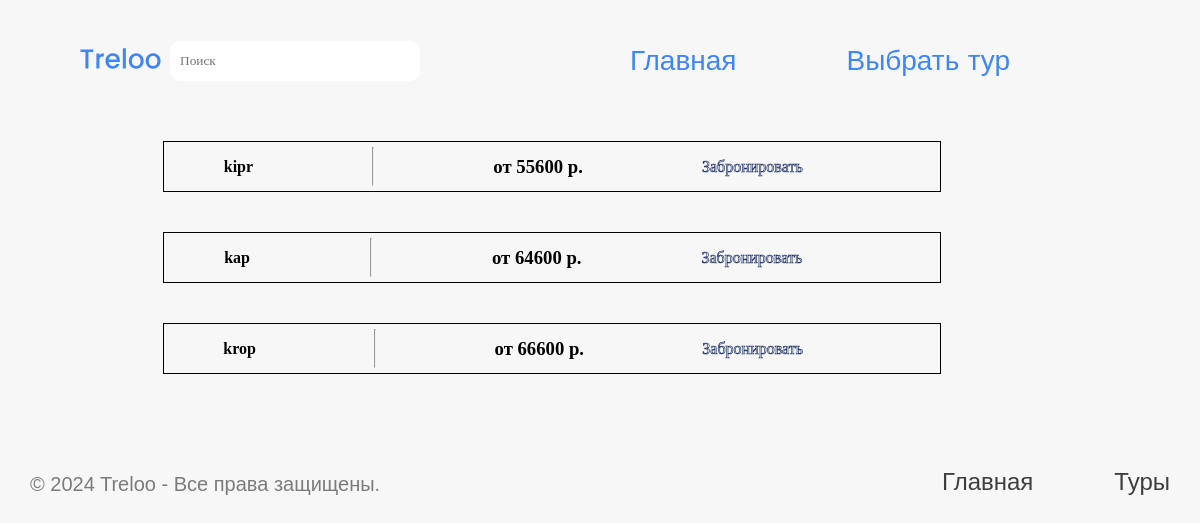
Screenshot of /product.php?name=Кипр with the database file from the repository.
### tables this page shows
CREATE TABLE `products` (
  `product_id` int(11) NOT NULL,
  `name` varchar(256) NOT NULL,
  `hotel` varchar(255) NOT NULL,
  `price` int(11) NOT NULL,
  `created_at` timestamp NOT NULL DEFAULT CURRENT_TIMESTAMP,
  `image` varchar(256) NOT NULL
);

### product.php (the view, shortened to what this page needs)
<?php
	include "connect.php";
	$role = (isset($_SESSION["role"])) ? $_SESSION["role"] : "guest";
	$name = (isset($_GET["name"])) ? $_GET["name"] : 0;
	$sql = "SELECT * FROM `products` WHERE `hotel` !='' AND `name`= '{$name}'";
	if(!$result = $connect->query($sql))
		return die ("Ошибка получения данных: ". $connect->error);
		$data = "";
		while($row = $result->fetch_assoc())
			$data .= sprintf('
				<div class="coli">
					<div class="rowi">
						<b>%s</b>
						<hr>
						<h3>от %s p.</h3>
						<input type="hidden" value="%s" name="name">
						%s
						%s
					</div>
				</div>
			',    $row["hotel"], $row["price"], $row["name"],
			($role == "admin") ? '
				<p><a href="update.php?id='.$row["product_id"].'" class="text-small">Редактировать</a></p>
				<p><a onclick="return confirm(\'Вы действительно хотите удалить этот товар?\')" href="asset/controllers/delete_product.php?id='.$row["product_id"].'" class="text-small">Удалить</a></p>
		' : '',
		($role == "guest") ? '
		<a href="order.php?name='. $row["name"] .'" style="-webkit-text-stroke: 0.7px #27386D;
		color: #fff;font-family: Montserrat Alternates;	">Забронировать</a>
		' : '');
?>
<?php
	$menu = '
	<div class="logo">
	<a href="index.php">
	<img src="asset/img/Treloo-blue.svg" title="тур" alt="img"></a>
			<form class="search" method="get" action="search.php">
 <input type="text" name="q" placeholder="Поиск" required  style="width: 250px; ">
</form>
</div>
	<div class="men">
	<a href="index.php">Главная</a>
		<a href="catalog.php">Выбрать тур</a>
			%s
		</div>
	';
	$m = '';
	$menu = sprintf($menu, $m);
?>
<!DOCTYPE html>
<html lang="en">
<head>
	<link rel="stylesheet" href="asset/css/style2.css">
	<link rel="stylesheet" href="asset/css/st.css">
</head>
<body>
	<header>
				<?= $menu ?>
	</header>
		<div class="content">
		<div class="rowi" id="products">
				<?= $data ?>
			</div>
		</div>
	<?php
	include "footer.php";
?>

### asset/css/style2.css (style rules this page uses)
:root { --font-family: "Poppins", sans-serif; --second-family: "Jost", sans-serif; --third-family: "Raleway", sans-serif; --font3: "Josefin Sans", sans-serif; --font4: "Pridi", sans-serif; }
* { margin: 0; padding: 0; box-sizing: border-box; font-family: 'Montserrat Alternates'; }
a { color: rgb(0, 0, 0); cursor:pointer; text-decoration: none; font-family: ' Montserrat Alternates'; }
img { object-fit: cover; }
input:invalid:not(:placeholder-shown) { border-color: red; }
header { background-color:none; }
.logo { width: 25%; }
.logo a { width: 30%; }
.logo a img { width: 90%; }
.men { display: flex; list-style: none; justify-content: space-evenly; }
.men { width: 50%; transition: .2s; text-align: center; }
.men a { font-family: var(--second-family); font-weight: 400; font-size: 28px; color: #fff; }
.search input { border-radius: 10px; border: 0; padding: 10px; height: 40px; }
hr { width: 95%; }
* { box-sizing:border-box }
@media only screen and (max-width: 1200px) { a { font-size: medium; } }
input,textarea,select { outline: 0; }
.coli { border:1px solid #000000; margin-top: 40px; width: 90%; }
.rowi { display: flex; justify-content: space-around; align-items: center; flex-wrap: wrap; }
.rowi hr { width: 0.5px; height: 39px; margin: 5px 0; }
.rowi#products { display: flex; flex-direction: column; align-items: center; }
header { padding-top: 40px; width: 100%; height: auto; display: flex; align-items: center; justify-content: space-evenly; }
.logo { width: 30%; height: 100%; display: flex; align-items: center; justify-content: center; }
html { height: 100%; }
body { width: 100%; display: flex; flex-direction: column; align-items: center; background: #f7f7f7; }

### asset/css/st.css (style rules this page uses)
:root { --font-family: "Poppins", sans-serif; --second-family: "Jost", sans-serif; --third-family: "Raleway", sans-serif; --font3: "Josefin Sans", sans-serif; --font4: "Pridi", sans-serif; }
.men a { font-family: var(--second-family); font-weight: 500; font-size: 28px; color: #3e86f5; }
header { margin-bottom: 20px; }
body { width: 100%; display: flex; flex-direction: column; align-items: center; }
.content { width: 80%; }
.rowi { width: 90%; }
.search { width: 90%; }

### rows the page displays
products: hotel "kipr", price "55600", name "Забронировать"
products: hotel "kap", price "64600", name "Забронировать"
products: hotel "krop", price "66600", name "Забронировать"
